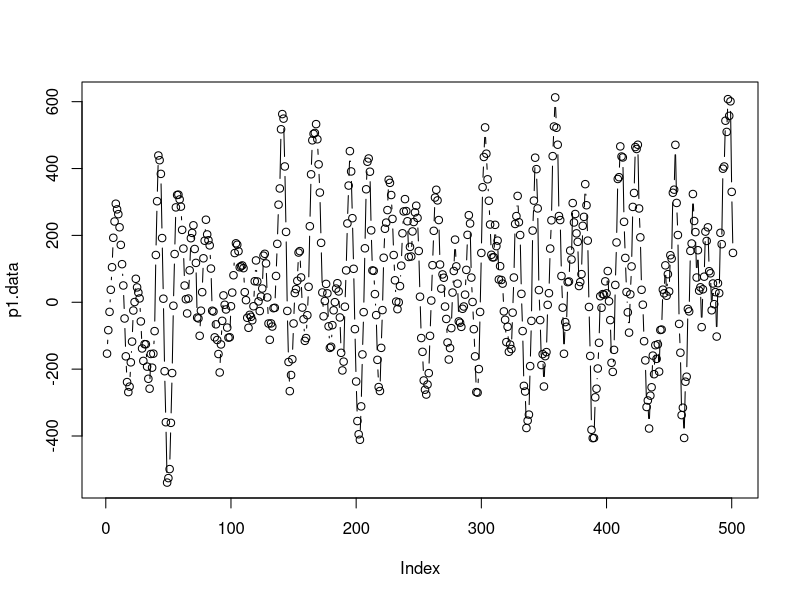
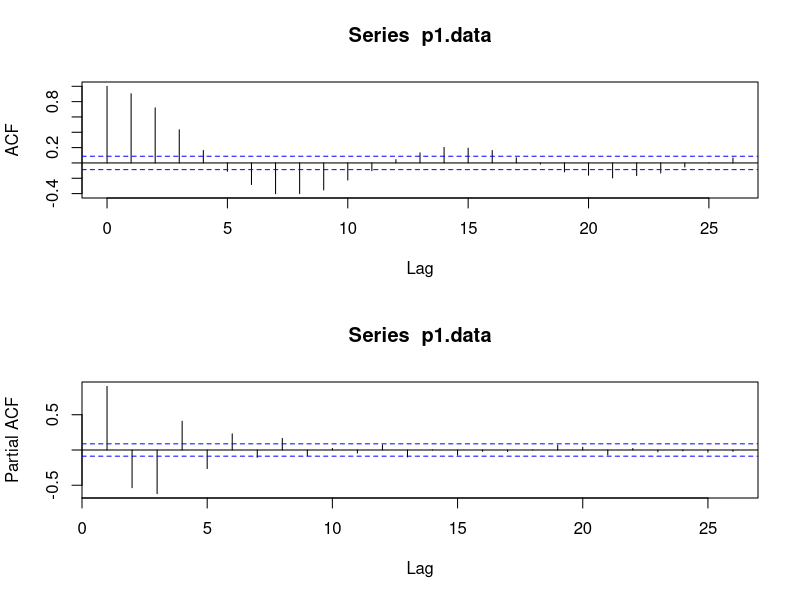
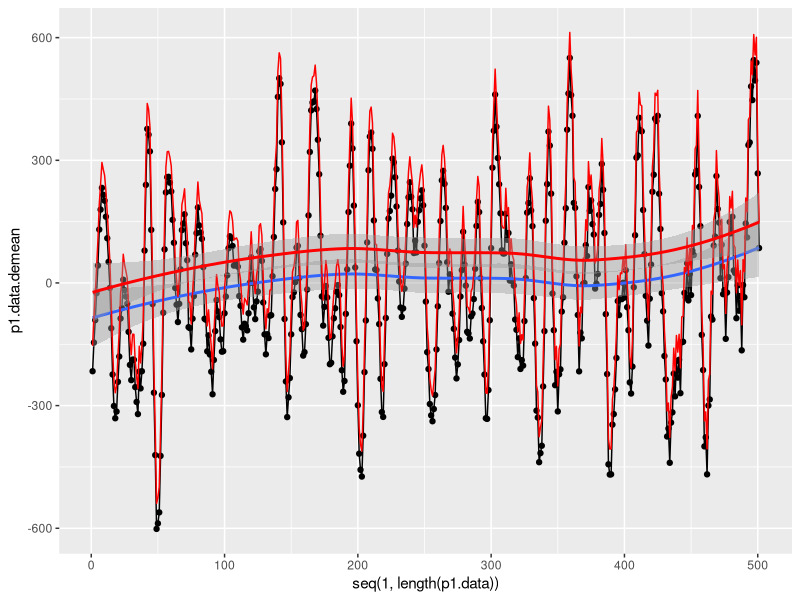
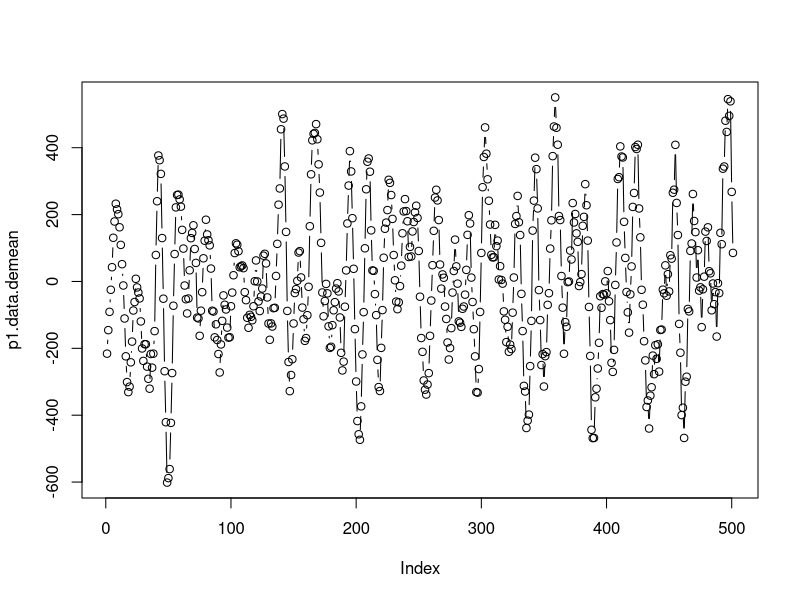
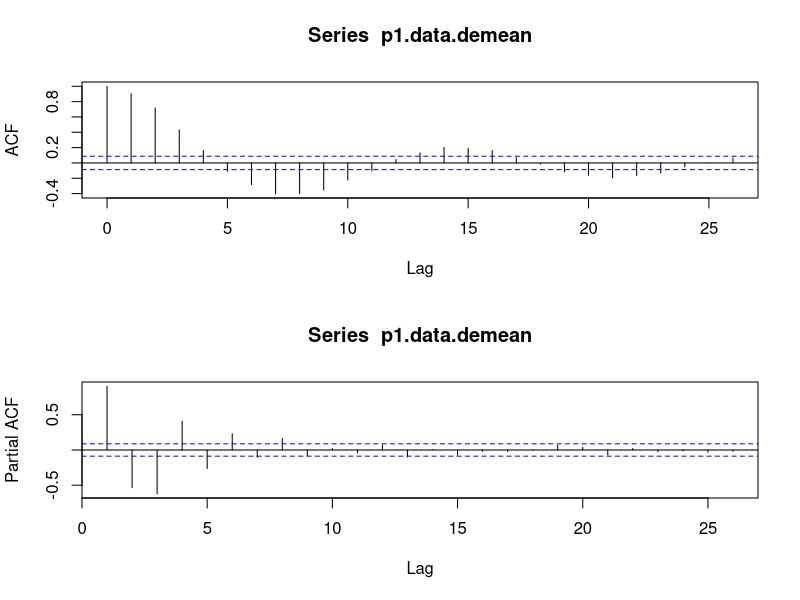
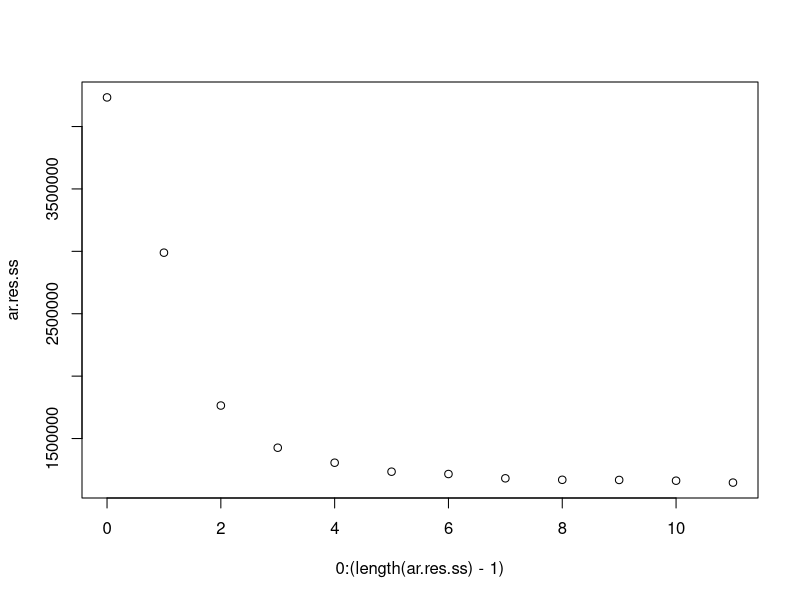
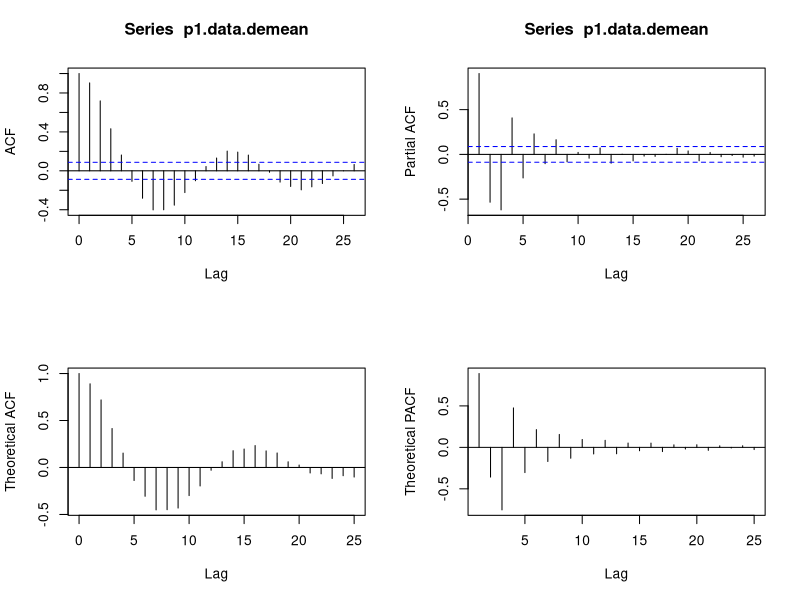
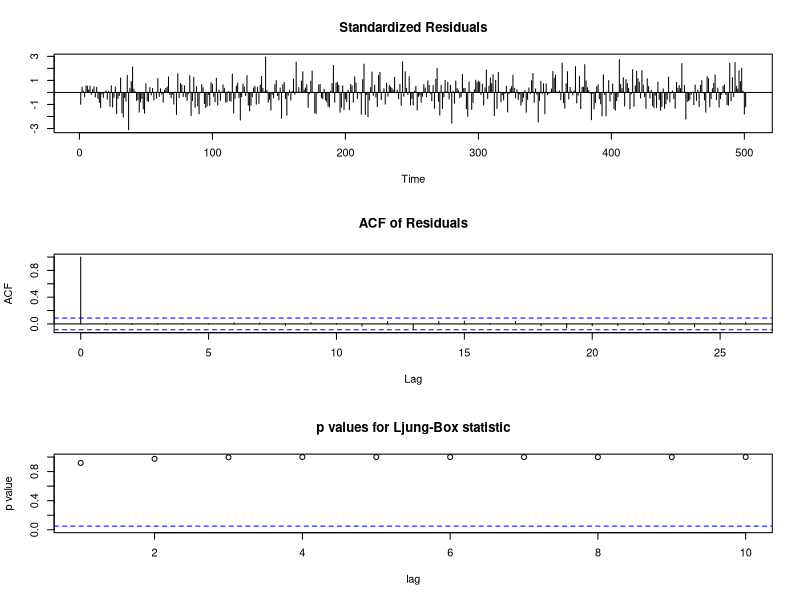

Reproduce these figures in R, in order.
##### Supporting Code for Dataset 1 #####
setwd('~/documents/sjsu/265/time-series-project')

p1.data <- scan('proj1.txt')
p1.data.demean <- p1.data - mean(p1.data)

df <- data.frame(p1.data, p1.data.demean)

## Visuals original data
plot(p1.data, type = "b")

par(mfrow=c(2,1))
   acf(p1.data, type = c("correlation"))
   acf(p1.data, type = c("partial"))
par(mfrow=c(1,1))

# Checking whether there appears to be a trend
library(ggplot2)
ggplot(df, aes(x = seq(1,length(p1.data)), y = p1.data.demean)) + 
geom_line() + 
geom_point() + 
geom_smooth()  + 
geom_line(aes(y = p1.data), colour = 'red') +
geom_smooth(aes(y = p1.data), colour = 'red')

mean(p1.data)
# Mean is non-zero

## Visuals demeaned data
plot(p1.data.demean, type = "b")

par(mfrow=c(2,1))
   acf(p1.data.demean, type = c("correlation"))
   acf(p1.data.demean, type = c("partial"))
par(mfrow=c(1,1))


# ACF exhibits sinusoidal decay
# PACF looks weird up to lag 8, cuts off after that

##### Candidate Model Analsysis #####
library(tseries)
adf.test(p1.data)
# Result: reject null hypothesis that the data is not stationary, conclude stationary; no differencing needed

# General AIC analysis of many models up to ARMA(7,10)
ar.p <- 7
ma.q <- 10

ar.vec <- rep(0:ar.p, each = (ma.q + 1))
ma.vec <- rep(seq(0,ma.q), (ar.p + 1))


aic.vec <- vector()
sig2.vec <- vector()
loglik.vec <- vector()
arma.res.ss <- vector()
bic.vec <- vector()
# No reason to believe that the AR part should be less than 5
for(p in 5:(ar.p + 1)) {
    for(q in 1:(ma.q + 1)) {
    	temp.arma <- arima(p1.data.demean, order = c(p-1, 0, q-1), include.mean = FALSE, method = "ML")
        aic.vec <- c(aic.vec, temp.arma$aic)
        sig2.vec <- c(sig2.vec, temp.arma$sigma2)
        loglik.vec <- c(loglik.vec, temp.arma$loglik)
        arma.res.ss <- c(arma.res.ss, sum((temp.arma$residuals)^2)/(length(p1.data) - (p + q) - (p + q + 1)))
        bic.vec <- c(bic.vec, BIC(temp.arma))
    }
}

aic.df <- data.frame(AR = ar.vec, MA = ma.vec, AIC = aic.vec, BIC = bic.vec, Sigma2 = sig2.vec, LogLik = loglik.vec, SSres = arma.res.ss)

# Ranking the models based on performance in each column
n <- (ar.p + 1)*(ma.q + 1)
testy <- aic.df
testy$Rank <- rep(0,n)
for (i in 3:7) {
	if (i == 6) {
		testy <- testy[order(testy[,i], decreasing = TRUE),]
		testy$Rank <- testy$Rank + seq(1,n)
	} else {
		testy <- testy[order(testy[,i]),]
		testy$Rank <- testy$Rank + seq(1,n)
	}
}
testy <- testy[order(testy$Rank),]

### Prep for log likelihood ratios
aic.df.clean <- aic.df[aic.df$AIC != 'NaN',]
aic.df.clean$AICchange <- round(100*(aic.df.clean$AIC - min(aic.df.clean$AIC))/min(aic.df.clean$AIC), digits = 2)
aic.df.clean$LL2 <- -2*aic.df.clean$LogLik
aic.df.clean$TotalParams <- aic.df.clean$AR + aic.df.clean$MA
aic.df.clean.sort <- aic.df.clean[order(aic.df.clean$AIC),]
rownames(aic.df.clean.sort) <- 1:nrow(aic.df.clean.sort)

# Log likelihood tests: numerator L1 needs to be a subset of L2
# Null hypothesis: the models are equivalent
# Retain: choose the model that is smaller
# Reject: choose the model that has bettre likelihood, aic, sigma2 etc.
# Reject null hypothesis if following code returns true:
L1 <- 9 
L2 <- 14
nu <- (aic.df.clean.sort$TotalParams[L2] - aic.df.clean.sort$TotalParams[L1])
ifelse( (aic.df.clean.sort$LL2[L1] - aic.df.clean.sort$LL2[L2]) > (nu + sqrt(2*nu)), 'REJECT the null hypothesis', 'Retain the null hypothesis: choose smaller model')

### END Likelihood ratio code


# Plotting residual sum of squares against order to see where curve flattens out: looks like 5 (minor decrease again at 7 but flat afterwards)
ar.res.ss <- vector(mode = 'numeric')
for(p in 1:13) {
	temp.ar <- arima(p1.data.demean, order = c(p-1,0,0), include.mean = FALSE)
	ar.res.ss[p-1] <- sum((temp.ar$residuals)^2)
}
plot(0:(length(ar.res.ss)-1), ar.res.ss)

### Candidates
# Likelihood ratio test says choose ARMA(5,3) over ARMA(7,3)
my.arma.7.3 <- arima(p1.data.demean, order = c(7,0,3), include.mean = FALSE, method = "ML")
my.arma.5.3 <- arima(p1.data.demean, order = c(5,0,3), include.mean = FALSE, method = "ML")
my.arma.6.9 <- arima(p1.data.demean, order = c(6,0,9), include.mean = FALSE, method = "ML")
my.arma.7.9 <- arima(p1.data.demean, order = c(7,0,9), include.mean = FALSE, method = "ML")

# Comparing theoretical acf/pacf to sample based on estimated model parameters
par(mfcol=c(2,2))
   acf(p1.data.demean, type = c("correlation"))
   plot(0:25, ARMAacf(ar = my.arma.7.3$coef[1:7], ma = my.arma.7.3$coef[8:10], lag.max=25), type="h", xlab = "Lag", ylab = "Theoretical ACF")
   abline(h=0)
   acf(p1.data.demean, type = c("partial"))
   plot(1:25, ARMAacf(ar = my.arma.7.3$coef[1:7], ma = my.arma.7.3$coef[8:10], lag.max=25, pacf=TRUE), type="h", xlab = "Lag", ylab = "Theoretical PACF")
   abline(h=0)
par(mfrow=c(1,1)) 



##### FINAL MODELS...CHOOSE ONE!!! #####

my.arma.final <- arima(p1.data.demean, order = c(6,0,9), include.mean = FALSE)

# CHECK RESIDUALS
tsdiag(my.arma.final)
# Final 13 predictions

my.preds.final <- predict(my.arma.final, n.ahead = 13, se.fit = TRUE)

preds <- my.preds.final$pred + mean(p1.data)
se <- my.preds.final$se
lower.bound <- preds - 2*se
upper.bound <- preds + 2*se

cbind(lower.bound, preds, upper.bound)

# Plot predictions
plot(450:501, p1.data[450:501], ylim = c(-650, 650), xlim=c(450,515), type="b")
lines(502:514, preds, type="b", col="red")
lines(502:514, upper.bound, type="l", col="blue")
lines(502:514, lower.bound, type="l", col="blue")
